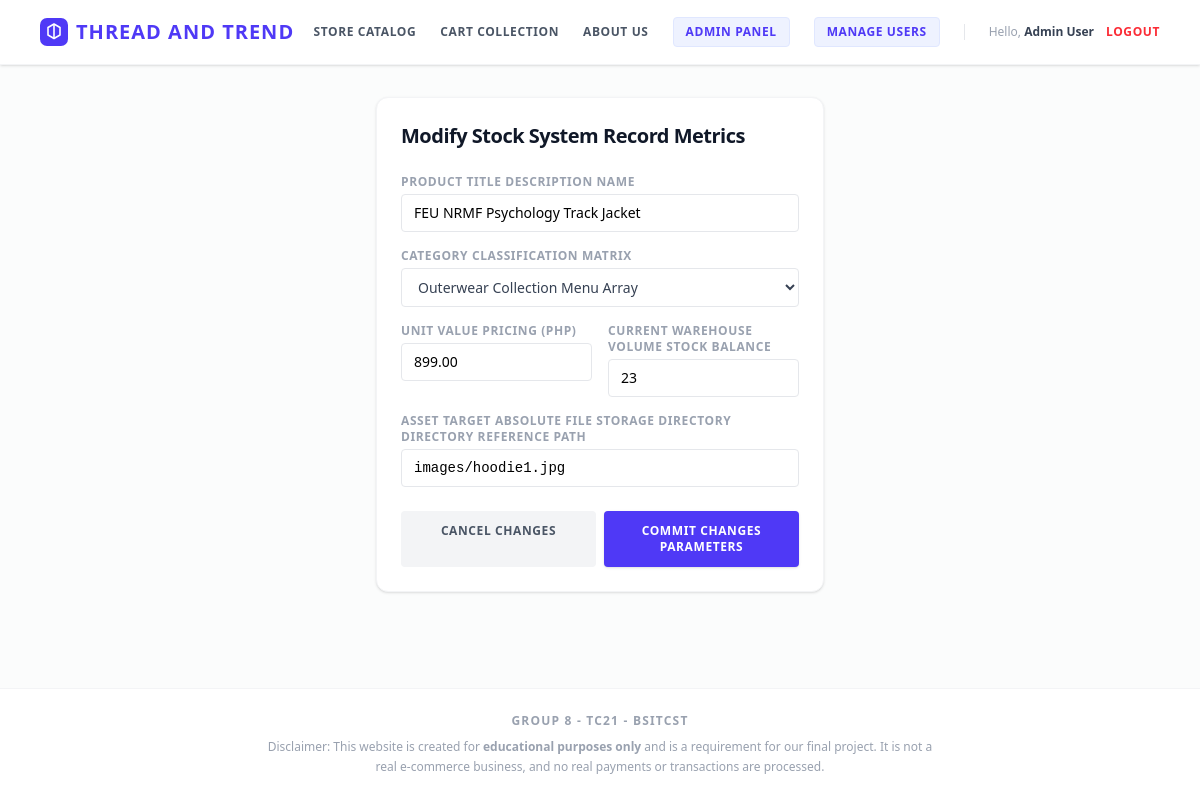
The app's page /edit.php?id=1 (signed in) with its own data.
### tables this page shows
CREATE TABLE `products` (
  `id` int(11) NOT NULL,
  `name` varchar(255) NOT NULL,
  `category` varchar(100) NOT NULL,
  `price` decimal(10,2) NOT NULL,
  `stock` int(11) NOT NULL,
  `image` varchar(255) DEFAULT NULL,
  `created_at` timestamp NOT NULL DEFAULT current_timestamp()
);

### edit.php (the view, shortened to what this page needs)
<?php
include 'header.php';
$id = intval($_GET['id']);
$product_query = mysqli_query($conn, "SELECT * FROM products WHERE id = '$id'");
$product = mysqli_fetch_assoc($product_query);
?>
<div class="max-w-md mx-auto bg-white border border-gray-100 rounded-xl p-6 shadow-sm">
    <h3 class="text-xl font-extrabold text-gray-900 tracking-tight mb-6">Modify Stock System Record Metrics</h3>
    <form method="POST" class="space-y-4">
        <div>
            <label class="block text-xs font-bold text-gray-400 uppercase tracking-wider mb-1">Product Title Description Name</label>
            <input type="text" name="name" value="<?= htmlspecialchars($product['name']) ?>" required class="w-full border border-gray-200 rounded px-3 py-2 text-sm focus:outline-none focus:border-indigo-500">
        </div>
        <div>
            <label class="block text-xs font-bold text-gray-400 uppercase tracking-wider mb-1">Category Classification Matrix</label>
            <select name="category" required class="w-full border border-gray-200 rounded px-3 py-2 text-sm focus:outline-none focus:border-indigo-500 bg-white font-medium text-gray-700">
                <option value="Outerwear" <?= $product['category'] === 'Outerwear' ? 'selected' : '' ?>>Outerwear Collection Menu Array</option>
            </select>
        </div>
        <div class="grid grid-cols-2 gap-4">
            <div>
                <label class="block text-xs font-bold text-gray-400 uppercase tracking-wider mb-1">Unit Value Pricing (PHP)</label>
                <input type="number" step="0.01" name="price" value="<?= htmlspecialchars($product['price']) ?>" required class="w-full border border-gray-200 rounded px-3 py-2 text-sm focus:outline-none focus:border-indigo-500">
            </div>
            <div>
                <label class="block text-xs font-bold text-gray-400 uppercase tracking-wider mb-1">Current Warehouse Volume Stock Balance</label>
                <input type="number" name="stock" value="<?= htmlspecialchars($product['stock']) ?>" required class="w-full border border-gray-200 rounded px-3 py-2 text-sm focus:outline-none focus:border-indigo-500">
            </div>
        </div>
        <div>
            <label class="block text-xs font-bold text-gray-400 uppercase tracking-wider mb-1">Asset Target Absolute File Storage Directory Directory Reference Path</label>
            <input type="text" name="image" value="<?= htmlspecialchars($product['image']) ?>" required class="w-full border border-gray-200 rounded px-3 py-2 text-sm focus:outline-none focus:border-indigo-500 font-mono">
        </div>
        <div class="flex gap-2 pt-2">
            <a href="dashboard.php" class="w-1/2 bg-gray-100 hover:bg-gray-200 text-gray-600 font-bold text-xs uppercase py-3 rounded tracking-wider text-center transition">Cancel Changes</a>
            <button type="submit" name="update_product" class="w-1/2 bg-indigo-600 hover:bg-indigo-700 text-white font-bold text-xs uppercase py-3 rounded tracking-wider transition shadow-sm">Commit Changes Parameters</button>
        </div>
    </form>
</div>
<?php include 'footer.php'; ?>

### records on screen
products: name "FEU NRMF Psychology Track Jacket", category "Outerwear Collection Menu Array", price "899.00", stock "23", image "images/hoodie1.jpg"

### other values on screen
$_SESSION['name'] "Admin User"
